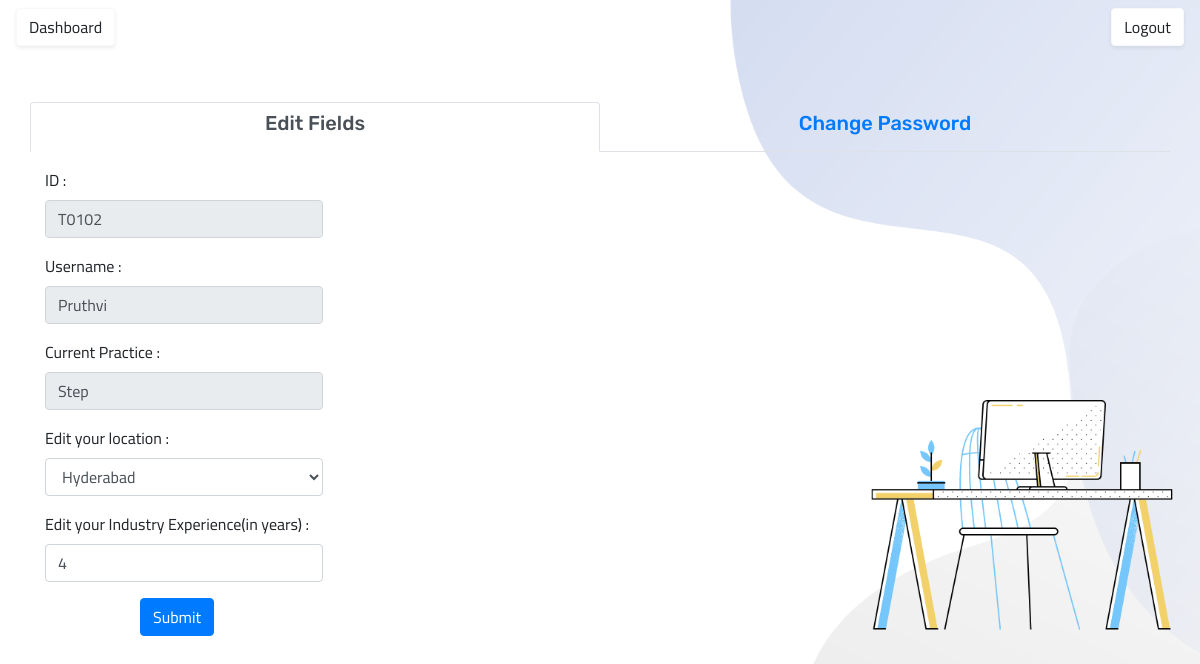
/edit_profile (signed in), run on the app's committed database.
### app/models.py (models this page shows, shortened)
class Users(UserMixin, db.Model):
    id = db.Column(db.String(24), primary_key=True)
    username = db.Column(db.String(64), index=True, unique=True)
    email = db.Column(db.String(120), index=True, unique=True)
    password_hash = db.Column(db.String(128))
    overall_exp = db.Column(db.Integer, index=True, nullable=True)
    location = db.Column(db.String(24), index=True)
    manager_id = db.Column(db.String(24))
    practice = db.Column(db.String(24), index=True)
    employees = db.relationship('Skills', backref='author', lazy='dynamic')
    admin = db.Column(db.Enum('N', 'Y'), index=True, server_default='N')

### app/routes.py (the view, shortened to what this page needs)
@app.route('/edit_profile', methods=['GET', 'POST'])
def edit_profile():
    user = Users.query.filter_by(id=current_user.id).first()
    loc = LookupTable.query.filter_by(field="location").all()
    return render_template('edit_profile.html', user=user, l=loc)

### app/models.py (called while the page is built)
@login.user_loader
def load_user(id):
    return Users.query.get(id)

### app/templates/edit_profile.html (shortened to what this page needs)
{% extends "base.html" %}
{% block content %}
<section id="tabs">
	<div class="container">
		<div class="row">
			<div class="col-xs-12 ">
				<nav>
					<div class="nav nav-tabs nav-fill" id="nav-tab" role="tablist">
						<a class="nav-item nav-link active" id="nav-home-tab" data-toggle="tab" href="#nav-home" role="tab" aria-controls="nav-home" aria-selected="true" style="width: 570px;"><h5 style="font-family: Rubik">Edit Fields</h5></a>
						<a class="nav-item nav-link" id="nav-profile-tab" data-toggle="tab" href="#nav-profile" role="tab" aria-controls="nav-profile" aria-selected="false" style="width: 570px;"><h5 style="font-family: Rubik">Change Password</h5></a>
					</div>
				</nav>
				<div class="tab-content py-3 px-3 px-sm-0" id="nav-tabContent">
					<div class="tab-pane fade show active" id="nav-home" role="tabpanel" aria-labelledby="nav-home-tab">
                        <div class="container-fluid">
                            <form action="" method="post" id="form">
                                <div class="form-group">
                                    <label for="id">ID : </label>
                                    <input type="text" class="form-control" name="id" id="id" value={{user.id}} style="width: 25%;" disabled>
                                </div>
                                <div class="form-group">
                                    <label for="username">Username : </label>
                                    <input type="text" class="form-control" name="username" id="username" value='{{user.username}}' style="width: 25%;" disabled>
                                </div>
                                <div class="form-group">
                                    <label for="username">Current Practice : </label>
                                    <input type="text" class="form-control" name="practice" id="practice" value='{{user.practice}}' style="width: 25%;" disabled>
                                </div>
                                <div class="form-group">
                                    <label for="username">Edit your location : </label>
                                        <select class='form-control' id="location" name="location" style="width: 25%">
                                                        <option value={{user.location}} selected>{{user.location}}</option>
                                        </select>
                                </div>
                                <div class="form-group">
                                    <label for="username">Edit your Industry Experience(in years) : </label>
                                    <input type="text" class="form-control" name="exp" id="exp" value={{user.overall_exp}} style="width: 25%;">
                                </div>
                            </form>
                            <button style="margin-left: 95px;" type="submit" class="btn btn-primary"   data-toggle="modal" data-target="#exampleModalTech" name="flag" >Submit</button>
                        </div>
					</div>
				</div>
			</div>
		</div>
	</div>
</section>
{% endblock %}

### app/templates/base.html (style rules this page uses)
body { background-size: cover; font-family: 'Cairo', sans-serif; }

### app/templates/edit_profile.html (style rules this page uses)
body { background-image: url("static/res/edit_pro.png"); font-family: 'Cairo', sans-serif; background-size: cover; background-repeat: no-repeat; }

### data on the page
Users: id "T0102", username "Pruthvi", practice "Step", location "Hyderabad", exp "4"
